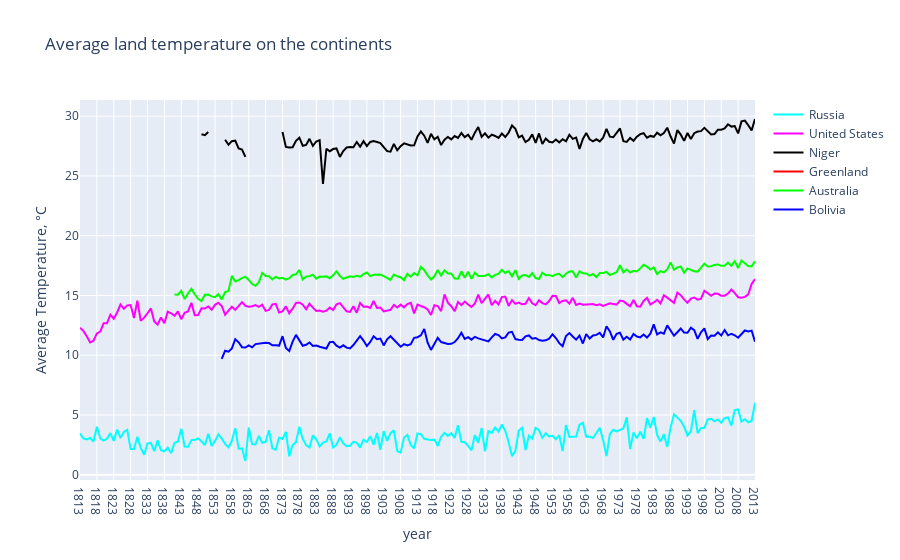

Notebook code for this chart:
### Markdown cell above
From the charts you can see, that there is global warming nowadays. The average temperature of Earth surface has the highest value in the last three centuries. The fastest temperature growth occurred in the last 30 years! This worries me, I hope soon humanity will fully switch to ecological sources of energy, that will reduce CO2. If it’s will not happened, we will be in disaster. This charts also have confidence intervals, which shows that measurement of temperature has become more accurate in the last few years.

Let’s look at the chart of annual temperature changes in certain continents (we take into consideration one country per continent and mark Greenland as the coldest place on Earth).

### Code cell
continent = ['Russia', 'United States', 'Niger', 'Greenland', 'Australia', 'Bolivia']
mean_temp_year_country = [ [0] * len(years[70:]) for i in range(len(continent))]
j = 0
for country in continent:
    all_temp_country = global_temp_country_clear[global_temp_country_clear['Country'] == country]
    i = 0
    for year in years[70:]:
        mean_temp_year_country[j][i] = all_temp_country[all_temp_country['dt'].apply(
                lambda x: x[:4]) == year]['AverageTemperature'].mean()
        i +=1
    j += 1

traces = []
colors = ['rgb(0, 255, 255)', 'rgb(255, 0, 255)', 'rgb(0, 0, 0)',
          'rgb(255, 0, 0)', 'rgb(0, 255, 0)', 'rgb(0, 0, 255)']
for i in range(len(continent)):
    traces.append(go.Scatter(
        x=years[70:],
        y=mean_temp_year_country[i],
        mode='lines',
        name=continent[i],
        line=dict(color=colors[i]),
    ))

layout = go.Layout(
    xaxis=dict(title='year'),
    yaxis=dict(title='Average Temperature, °C'),
    title='Average land temperature on the continents',)

fig = go.Figure(data=traces, layout=layout)
py.iplot(fig)

### Figure 1 — Plotly figure (JSON) as saved in the notebook; plotly's stock layout.template omitted (floating-point values rounded to 4 significant figures; data arrays with more than 128 entries replaced by an {"elided": "..."} marker saying what was removed)
{"data": [{"line": {"color": "rgb(0, 255, 255)"}, "mode": "lines", "name": "Russia", "type": "scatter", "x": {"elided": "201 str values"}, "y": {"elided": "201 float values"}}, {"line": {"color": "rgb(255, 0, 255)"}, "mode": "lines", "name": "United States", "type": "scatter", "x": {"elided": "201 str values"}, "y": {"elided": "201 float values"}}, {"line": {"color": "rgb(0, 0, 0)"}, "mode": "lines", "name": "Niger", "type": "scatter", "x": {"elided": "201 str values"}, "y": {"elided": "201 float values"}}, {"line": {"color": "rgb(255, 0, 0)"}, "mode": "lines", "name": "Greenland", "type": "scatter", "x": {"elided": "201 str values"}, "y": {"elided": "201 null values"}}, {"line": {"color": "rgb(0, 255, 0)"}, "mode": "lines", "name": "Australia", "type": "scatter", "x": {"elided": "201 str values"}, "y": {"elided": "201 float values"}}, {"line": {"color": "rgb(0, 0, 255)"}, "mode": "lines", "name": "Bolivia", "type": "scatter", "x": {"elided": "201 str values"}, "y": {"elided": "201 float values"}}], "layout": {"title": {"text": "Average land temperature on the continents"}, "xaxis": {"title": {"text": "year"}}, "yaxis": {"title": {"text": "Average Temperature, °C"}}}}
